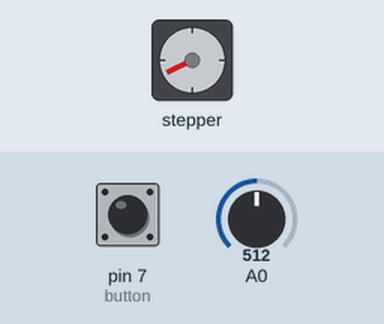
A sketch run on a simulated Arduino Uno, built with avr-gcc and run on an emulated ATmega328P. Shown: stepper motor. Wiring (inferred from the names in the program): stepper motor driver (200 steps per turn assumed): step pin 5; direction pin 2; enable pin 8. Inputs (shaded band) come from the test bench; at power-on: A0 = 512, pin 7 (button) HIGH.

Above: at 1.2 s.
1.3 s: A0 set to 716
At 1.66 s:
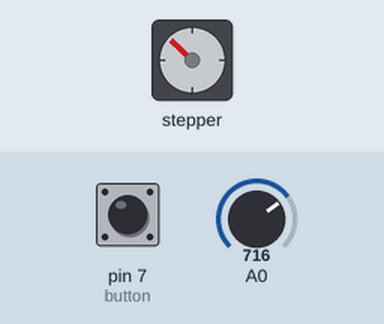
4.3 s: pin 7 (button) pulled LOW for 0.15 s
At 5.0 s:
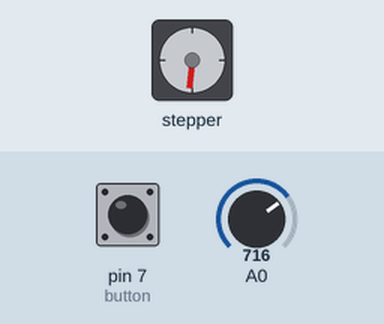
7.4 s: A0 set to 900
At 8.04 s:
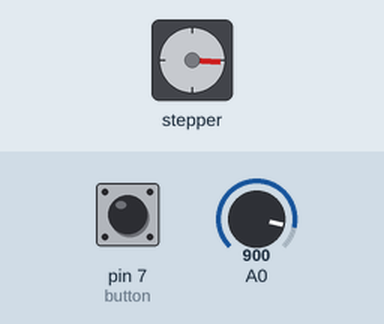
10.4 s: pin 7 (button) pulled LOW for 1 s
Timing chart, 0 to 20.4 s (numbered marks = the images above; inputs shaded):
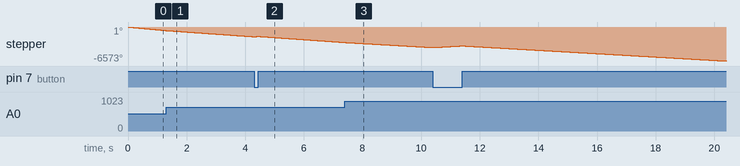

The sketch:

CODE-046.ino
```cpp
const int stepPin = 5; //clk+
const int dirPin = 2;//cw+
const int enPin = 8;//en+
int button = 7;
int voltage;
//.......................................................................................
void setup() {
  Serial.begin(9600);
  pinMode(stepPin, OUTPUT);
  pinMode(dirPin, OUTPUT);
  pinMode(enPin, OUTPUT);
  pinMode(button, INPUT_PULLUP);
  digitalWrite(enPin, LOW);
}
//.......................................................................................
void loop()
{
  //Serial.println(digitalRead(button));
  int value = analogRead(A0);   //đọc giá trị điện áp ở chân A0
  //(value luôn nằm trong khoảng 0-1023)
  //Serial.println(value);        //xuất ra giá trị vừa đọc
  voltage = map(value, 0, 1023, 250, 3000); //chuyển thang đo của value
  //từ 0-1023 sang 300-5000
  //Serial.println(voltage);
  if (digitalRead(button) == 0)
  {
    //Serial.println("thuan");
    thuan();
  }
  else if (digitalRead(button) == 1)
  {
    //Serial.println("nghich");
    nghich();
  }
}

void thuan()
{
  digitalWrite(dirPin, HIGH);
  digitalWrite(stepPin, HIGH);
  delayMicroseconds(voltage);
  digitalWrite(stepPin, LOW);
  delayMicroseconds(voltage);
}
void nghich()
{
  digitalWrite(dirPin, LOW);
  digitalWrite(stepPin, HIGH);
  delayMicroseconds(voltage);
  digitalWrite(stepPin, LOW);
  delayMicroseconds(voltage);
}
```
